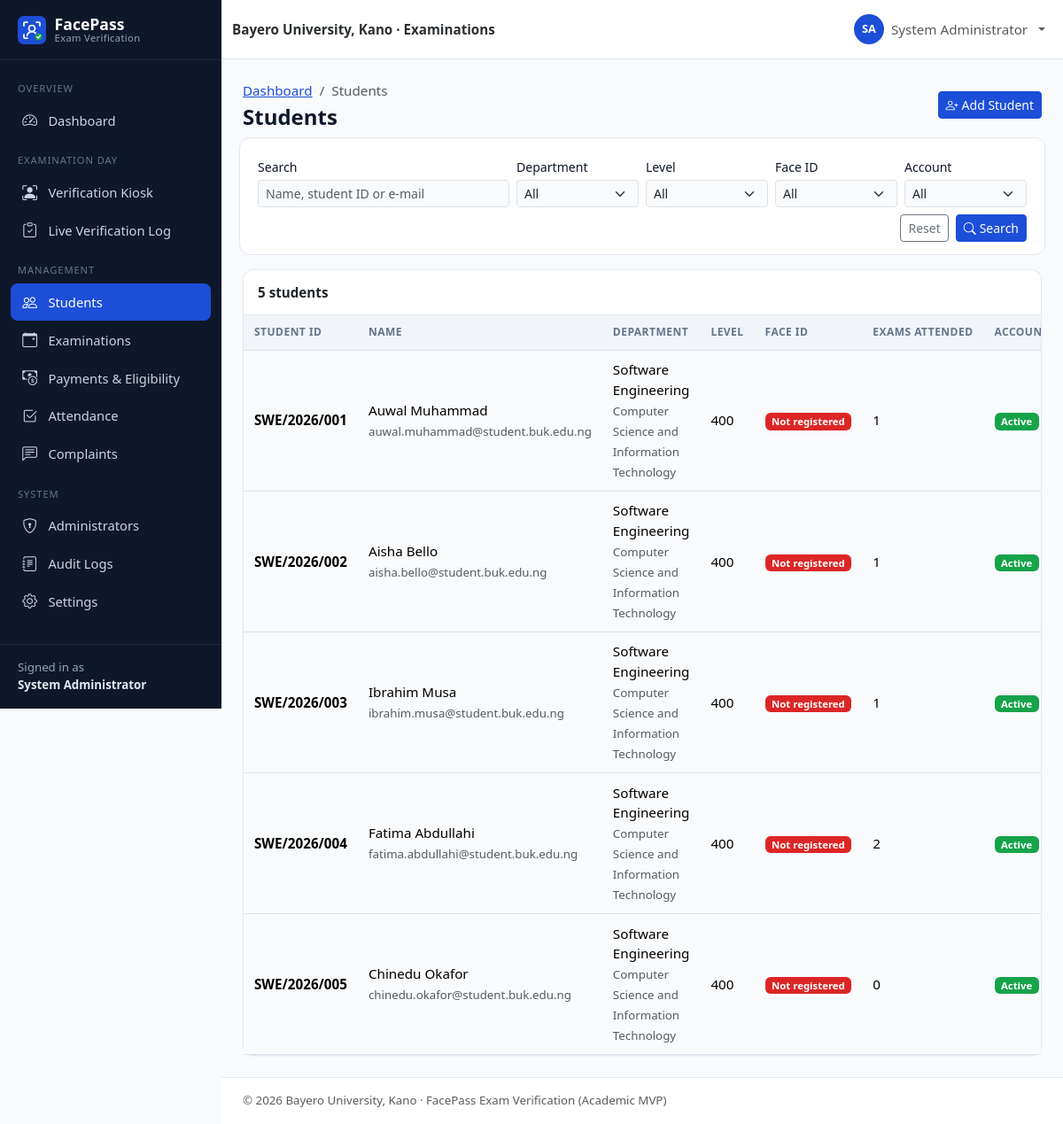
The page /admin/students.php (signed in) on the database as committed earlier.
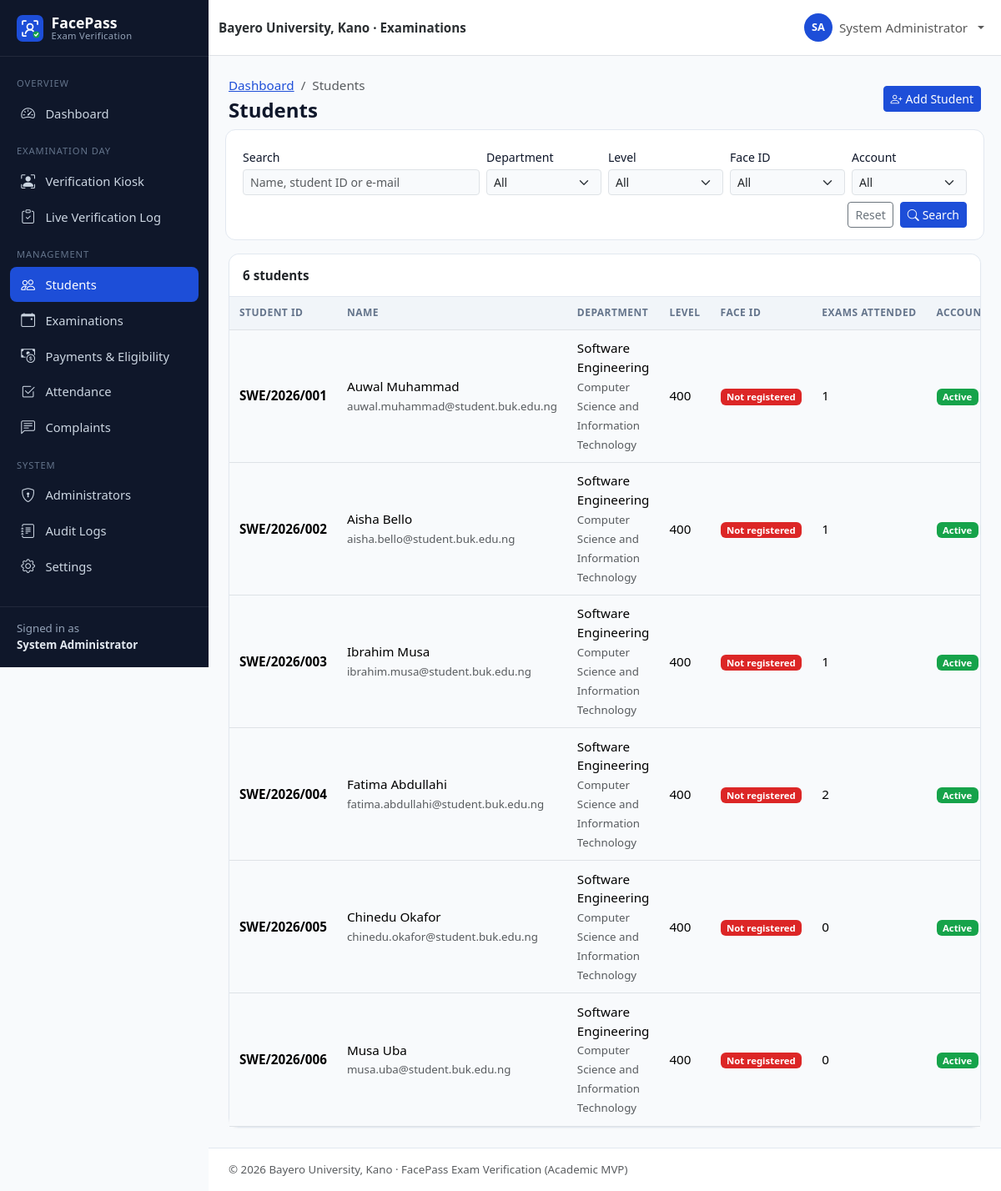
The same page on the database as committed later.
### tables this page shows
CREATE TABLE users (
    id               INT UNSIGNED NOT NULL AUTO_INCREMENT,
    student_id       VARCHAR(30)  NULL,                 
    first_name       VARCHAR(60)  NOT NULL,
    last_name        VARCHAR(60)  NOT NULL,
    email            VARCHAR(120) NOT NULL,
    phone            VARCHAR(20)  NULL,
    password         VARCHAR(255) NOT NULL,             
    role             ENUM('admin','student') NOT NULL DEFAULT 'student',
    department       VARCHAR(100) NULL,
    level            VARCHAR(10)  NULL,                 
    faculty          VARCHAR(100) NULL,
    face_registered  TINYINT(1)   NOT NULL DEFAULT 0,
    account_status   ENUM('active','inactive','suspended') NOT NULL DEFAULT 'active',
    created_at       TIMESTAMP    NOT NULL DEFAULT CURRENT_TIMESTAMP,
    updated_at       TIMESTAMP    NOT NULL DEFAULT CURRENT_TIMESTAMP ON UPDATE CURRENT_TIMESTAMP,
    PRIMARY KEY (id),
    UNIQUE KEY uq_users_student_id (student_id),
    UNIQUE KEY uq_users_email (email),
    KEY idx_users_role (role),
    KEY idx_users_dept_level (department, level),
    KEY idx_users_status (account_status)
);

### config/database.php (called while the page is built, shortened)
<?php
function db(): PDO
{
    static $pdo = null;
    if ($pdo === null) {
        $dsn = sprintf(
            'mysql:host=%s;port=%s;dbname=%s;charset=utf8mb4',
            DB_HOST,
            DB_PORT,
            DB_NAME
        );
        $pdo = new PDO($dsn, DB_USER, DB_PASS, [
            PDO::ATTR_ERRMODE            => PDO::ERRMODE_EXCEPTION,
            PDO::ATTR_DEFAULT_FETCH_MODE => PDO::FETCH_ASSOC,
            PDO::ATTR_EMULATE_PREPARES   => false,
        ]);
        $offset = (new DateTime('now', new DateTimeZone(APP_TIMEZONE)))->format('P');
        $stmt = $pdo->prepare('SET time_zone = ?');
        $stmt->execute([$offset]);
    }
    return $pdo;
}

### includes/auth.php (called while the page is built, shortened)
<?php
function current_user(): ?array
{
    static $user = false;
    if ($user !== false) {
        return $user;
    }
    $user = null;
    if (!empty($_SESSION['user_id'])) {
        $stmt = db()->prepare('SELECT * FROM users WHERE id = ?');
        $stmt->execute([(int) $_SESSION['user_id']]);
        $row = $stmt->fetch();
        if ($row && $row['account_status'] === 'active' && $row['role'] === ($_SESSION['role'] ?? '')) {
            $user = $row;
        } else {
            logout_user();
        }
    }
    return $user;
}
function requireLogin(): array
{
    $user = current_user();
    return $user;
}
function requireAdmin(): array
{
    $user = requireLogin();
    return $user;
}

### admin/students.php (the view, shortened to what the rows shown need)
<?php
require_once __DIR__ . '/../includes/students.php';
requireAdmin();
$pdo = db();
$where = ["role = 'student'"];
$params = [];
$whereSql = implode(' AND ', $where);
$stmt = $pdo->prepare("SELECT COUNT(*) FROM users WHERE $whereSql");
$stmt->execute($params);
$total = (int) $stmt->fetchColumn();
[$page, $perPage, $offset, $pages] = paginate($total, 15);
$stmt = $pdo->prepare(
    "SELECT u.*,
        (SELECT COUNT(*) FROM attendance a WHERE a.student_id = u.id AND a.status = 'present') AS exams_present
     FROM users u WHERE $whereSql
     ORDER BY u.student_id LIMIT $perPage OFFSET $offset"
);
$stmt->execute($params);
$students = $stmt->fetchAll();
$pageTitle = 'Students';
$breadcrumbs = ['Dashboard' => 'admin/dashboard.php', 'Students' => null];
$headerActions = '<a href="' . e(url('auth/register.php')) . '" class="btn btn-primary btn-sm"><i class="bi bi-person-plus me-1"></i>Add Student</a>';
require __DIR__ . '/../includes/header.php';
?>
<div class="card">
    <div class="table-responsive">
        <table class="table table-hover align-middle table-card">
            <thead>
            <tr><th>Student ID</th><th>Name</th><th>Department</th><th>Level</th><th>Face ID</th><th>Exams Attended</th><th>Account</th><th class="text-end">Actions</th></tr>
            </thead>
            <tbody>
            <?php foreach ($students as $s): ?>
                <tr>
                    <td class="fw-semibold"><?= e($s['student_id']) ?></td>
                    <td><?= e(full_name($s)) ?><br><span class="small text-muted"><?= e($s['email']) ?></span></td>
                    <td><?= e($s['department']) ?><br><span class="small text-muted"><?= e($s['faculty']) ?></span></td>
                    <td><?= e($s['level']) ?></td>
                    <td><?= yes_no_badge($s['face_registered'], 'Registered', 'Not registered') ?></td>
                    <td><?= (int) $s['exams_present'] ?></td>
                    <td><?= status_badge($s['account_status']) ?></td>
                </tr>
            <?php endforeach; ?>
            </tbody>
        </table>
    </div>
</div>
<?php require __DIR__ . '/../includes/footer.php'; ?>

### includes/header.php (shortened to what the rows shown need)
<?php
$pageTitle = $pageTitle ?? APP_NAME;
$layout = $layout ?? 'app';
$breadcrumbs = $breadcrumbs ?? [];
$bodyClass = $bodyClass ?? '';
$user = current_user();
$role = $user['role'] ?? null;
?>
<!doctype html>
<html lang="en">
<head>
    <link rel="stylesheet" href="<?= e(url('assets/vendor/bootstrap/bootstrap.min.css')) ?>">
    <link rel="stylesheet" href="<?= e(url('assets/vendor/bootstrap-icons/bootstrap-icons.min.css')) ?>">
    <link rel="stylesheet" href="<?= e(url('assets/css/style.css')) ?>">
    <?php if ($role === 'admin'): ?>
        <link rel="stylesheet" href="<?= e(url('assets/css/admin.css')) ?>">
    <?php elseif ($role === 'student'): ?>
        <link rel="stylesheet" href="<?= e(url('assets/css/student.css')) ?>">
    <?php endif; ?>
</head>
<body class="<?= e(trim("layout-$layout $bodyClass")) ?>">
<?php if ($layout === 'app' && $user): ?>
<div class="app-shell">
    <?php require __DIR__ . '/sidebar.php'; ?>
    <div class="app-main">
        <nav class="navbar navbar-expand bg-white border-bottom app-topbar sticky-top">
            <div class="container-fluid">
                <span class="navbar-text fw-semibold text-secondary-emphasis d-none d-sm-inline">
                    <?= e(INSTITUTION_NAME) ?> · Examinations
                </span>
                <ul class="navbar-nav ms-auto align-items-center">
                    <li class="nav-item dropdown">
                        <a class="nav-link dropdown-toggle d-flex align-items-center gap-2" href="#" role="button"
                           data-bs-toggle="dropdown" aria-expanded="false">
                            <span class="avatar-circle"><?= e(strtoupper(substr($user['first_name'], 0, 1) . substr($user['last_name'], 0, 1))) ?></span>
                            <span class="d-none d-md-inline"><?= e(full_name($user)) ?></span>
                        </a>
                    </li>
                </ul>
            </div>
        </nav>
        <main class="app-content container-fluid">
            <div class="d-flex flex-wrap justify-content-between align-items-center mb-3 gap-2">
                <div>
                    <?php if ($breadcrumbs): ?>
                        <nav aria-label="breadcrumb">
                            <ol class="breadcrumb small mb-1">
                                <?php foreach ($breadcrumbs as $label => $link): ?>
                                    <?php if ($link): ?>
                                        <li class="breadcrumb-item"><a href="<?= e(url($link)) ?>"><?= e($label) ?></a></li>
                                    <?php else: ?>
                                        <li class="breadcrumb-item active" aria-current="page"><?= e($label) ?></li>
                                    <?php endif; ?>
                                <?php endforeach; ?>
                            </ol>
                        </nav>
                    <?php endif; ?>
                    <h1 class="h4 mb-0 page-title"><?= e($pageTitle) ?></h1>
                </div>
                <?php if (!empty($headerActions)): ?>
                    <div class="d-flex gap-2"><?= $headerActions  ?></div>
                <?php endif; ?>
            </div>
<?php else: ?>
<main class="plain-content">
<?php endif; ?>

### includes/sidebar.php (shortened to what the rows shown need)
<?php
$current = str_replace('\\', '/', $_SERVER['SCRIPT_NAME'] ?? '');
if (($user['role'] ?? '') === 'admin') {
    $menu = [
        'Overview' => [
            ['admin/dashboard.php', 'bi-speedometer2', 'Dashboard'],
        ],
        'Examination Day' => [
            ['verification/index.php', 'bi-person-bounding-box', 'Verification Kiosk'],
            ['verification/result.php', 'bi-clipboard-check', 'Live Verification Log'],
        ],
        'Management' => [
            ['admin/students.php', 'bi-people', 'Students'],
            ['admin/examinations.php', 'bi-calendar-event', 'Examinations'],
            ['admin/payments.php', 'bi-cash-coin', 'Payments & Eligibility'],
            ['admin/attendance.php', 'bi-check2-square', 'Attendance'],
            ['admin/complaints.php', 'bi-chat-left-text', 'Complaints'],
        ],
        'System' => [
            ['admin/users.php', 'bi-shield-lock', 'Administrators'],
            ['admin/audit-logs.php', 'bi-journal-text', 'Audit Logs'],
            ['admin/settings.php', 'bi-gear', 'Settings'],
        ],
    ];
    $aliases = [
        'admin/student-view.php' => 'admin/students.php',
        'admin/enroll-face.php' => 'admin/students.php',
        'auth/register.php' => 'admin/students.php',
        'admin/examination-create.php' => 'admin/examinations.php',
    ];
}
$isActive = function (string $path) use ($current, $aliases): bool {
    foreach ($aliases as $child => $parent) {
        if ($parent === $path && str_ends_with($current, '/' . $child)) {
            return true;
        }
    }
    return str_ends_with($current, '/' . $path);
};
?>
<aside class="offcanvas-lg offcanvas-start app-sidebar" tabindex="-1" id="appSidebar" aria-labelledby="appSidebarLabel">
    <div class="offcanvas-body flex-column p-0">
        <div class="sidebar-desktop-brand d-none d-lg-block">
            <a class="sidebar-brand" href="<?= e(url('index.php')) ?>">
                <img src="<?= e(url('assets/images/logo.svg')) ?>" alt="" width="32" height="32">
                <span>FacePass<small>Exam Verification</small></span>
            </a>
        </div>
        <nav class="sidebar-nav">
            <?php foreach ($menu as $section => $items): ?>
                <div class="sidebar-section"><?= e($section) ?></div>
                <?php foreach ($items as [$path, $icon, $label]): ?>
                    <a class="sidebar-link<?= $isActive($path) ? ' active' : '' ?>" href="<?= e(url($path)) ?>">
                        <i class="bi <?= e($icon) ?>"></i><span><?= e($label) ?></span>
                    </a>
                <?php endforeach; ?>
            <?php endforeach; ?>
        </nav>
        <div class="sidebar-footer small">
            Signed in as<br><strong><?= e(full_name($user)) ?></strong>
        </div>
    </div>
</aside>

### includes/functions.php (shortened to what the rows shown need)
<?php
function e($value): string
{
    return htmlspecialchars((string) ($value ?? ''), ENT_QUOTES | ENT_SUBSTITUTE, 'UTF-8');
}
function base_url(): string
{
    static $base = null;
    if ($base !== null) {
        return $base;
    }
    $docRoot = realpath($_SERVER['DOCUMENT_ROOT'] ?? '') ?: '';
    $root = realpath(ROOT_PATH) ?: ROOT_PATH;
    $docRoot = str_replace('\\', '/', $docRoot);
    $root = str_replace('\\', '/', $root);
    $relative = '';
    if ($docRoot !== '' && stripos($root, $docRoot) === 0) {
        $relative = trim(substr($root, strlen($docRoot)), '/');
    }
    $base = $relative === '' ? '' : '/' . $relative;
    return $base;
}
function url(string $path = ''): string
{
    return base_url() . '/' . ltrim($path, '/');
}
function get_int(string $key, int $default = 0): int
{
    $value = filter_var($_GET[$key] ?? null, FILTER_VALIDATE_INT);
    return $value === false || $value === null ? $default : $value;
}
function full_name(array $row): string
{
    return trim(($row['first_name'] ?? '') . ' ' . ($row['last_name'] ?? ''));
}
function status_badge(?string $status): string
{
    $map = [
        'scheduled' => 'primary', 'ongoing' => 'warning text-dark', 'completed' => 'success',
        'cancelled' => 'secondary', 'present' => 'success', 'absent' => 'danger',
        'rejected' => 'danger', 'pending' => 'warning text-dark', 'reviewed' => 'info text-dark',
        'resolved' => 'success', 'active' => 'success', 'inactive' => 'secondary',
        'suspended' => 'danger', 'facial_recognition' => 'primary', 'manual' => 'dark',
    ];
    $status = (string) $status;
    $class = $map[$status] ?? 'secondary';
    $label = ucwords(str_replace('_', ' ', $status));
    return '<span class="badge bg-' . $class . '">' . e($label) . '</span>';
}
function yes_no_badge($value, string $yes = 'Yes', string $no = 'No'): string
{
    return $value
        ? '<span class="badge bg-success">' . e($yes) . '</span>'
        : '<span class="badge bg-danger">' . e($no) . '</span>';
}
function paginate(int $total, int $perPage = 15): array
{
    $pages = max(1, (int) ceil($total / $perPage));
    $page = min(max(1, get_int('page', 1)), $pages);
    return [$page, $perPage, ($page - 1) * $perPage, $pages];
}

Rows that differ between the two databases and show on the page:
added users: student "SWE/2026/006", full_name($s) "Musa Uba", email "musa.uba@student.buk.edu.ng", department "Software Engineering", faculty "Computer Science and Information Technology", level "400", exams_present "0", account_status "Active"
Other text that changed with them:
$total: "5" → "6"
